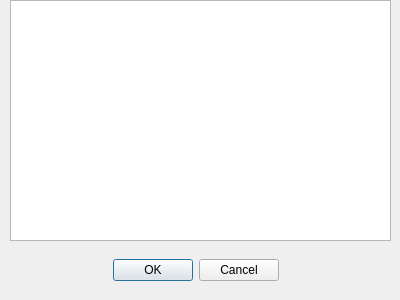
<?xml version="1.0" encoding="UTF-8"?>
<ui version="4.0">
 <class>VirtualPatternDialog_UI</class>
 <widget class="QDialog" name="VirtualPatternDialog_UI">
  <property name="geometry">
   <rect>
    <x>0</x>
    <y>0</y>
    <width>400</width>
    <height>300</height>
   </rect>
  </property>
  <property name="windowTitle">
   <string>Dialog</string>
  </property>
  <widget class="QWidget" name="horizontalLayoutWidget">
   <property name="geometry">
    <rect>
     <x>20</x>
     <y>250</y>
     <width>351</width>
     <height>41</height>
    </rect>
   </property>
   <layout class="QHBoxLayout" name="horizontalLayout">
    <item>
     <spacer name="horizontalSpacer">
      <property name="orientation">
       <enum>Qt::Horizontal</enum>
      </property>
      <property name="sizeHint" stdset="0">
       <size>
        <width>40</width>
        <height>20</height>
       </size>
      </property>
     </spacer>
    </item>
    <item>
     <widget class="QPushButton" name="okBtn">
      <property name="text">
       <string>OK</string>
      </property>
      <property name="default">
       <bool>true</bool>
      </property>
     </widget>
    </item>
    <item>
     <widget class="QPushButton" name="cancelBtn">
      <property name="text">
       <string>Cancel</string>
      </property>
     </widget>
    </item>
    <item>
     <spacer name="horizontalSpacer_2">
      <property name="orientation">
       <enum>Qt::Horizontal</enum>
      </property>
      <property name="sizeHint" stdset="0">
       <size>
        <width>40</width>
        <height>20</height>
       </size>
      </property>
     </spacer>
    </item>
   </layout>
  </widget>
  <widget class="QFrame" name="frame">
   <property name="geometry">
    <rect>
     <x>10</x>
     <y>0</y>
     <width>381</width>
     <height>241</height>
    </rect>
   </property>
   <property name="frameShape">
    <enum>QFrame::StyledPanel</enum>
   </property>
   <property name="frameShadow">
    <enum>QFrame::Raised</enum>
   </property>
   <widget class="QListWidget" name="patternList">
    <property name="geometry">
     <rect>
      <x>0</x>
      <y>0</y>
      <width>381</width>
      <height>241</height>
     </rect>
    </property>
    <property name="selectionMode">
     <enum>QAbstractItemView::MultiSelection</enum>
    </property>
   </widget>
  </widget>
 </widget>
 <resources/>
 <connections/>
</ui>
